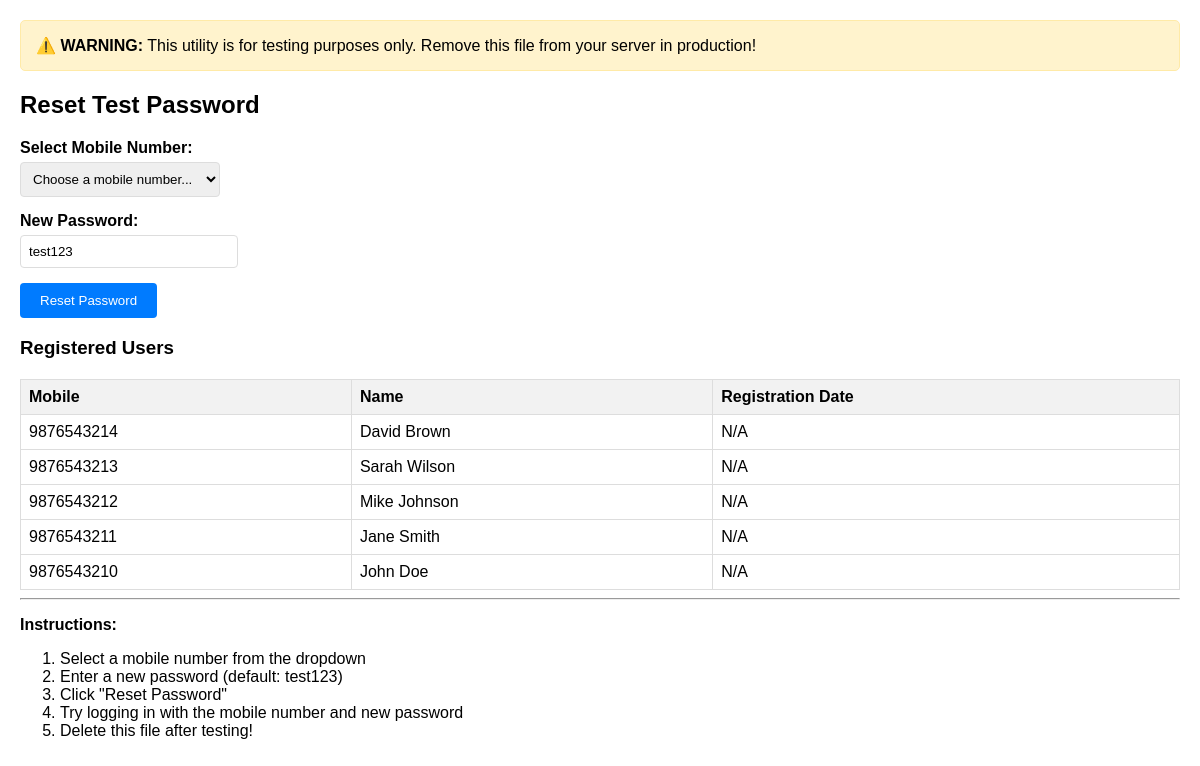
The page /reset_test_password.php on the database its author committed.
### tables this page shows
CREATE TABLE IF NOT EXISTS patient_register (
    id INT AUTO_INCREMENT PRIMARY KEY,
    mobile_no VARCHAR(15) NOT NULL,
    name VARCHAR(255) NOT NULL,
    gender ENUM('Male', 'Female', 'Other') NOT NULL,
    password VARCHAR(255) NOT NULL,
    register_date DATE DEFAULT CURRENT_DATE,
    register_time TIME DEFAULT CURRENT_TIME
);

### reset_test_password.php (the view, shortened to what this page needs)
<?php
include 'db/config.php';
$result = $conn->query("SELECT mobile_no, name FROM patient_register ORDER BY register_date DESC");
?>
<!DOCTYPE html>
<html>
<head>
</head>
<body>
    <div class="warning">
        <strong>⚠️ WARNING:</strong> This utility is for testing purposes only.
        Remove this file from your server in production!
    </div>
    <h2>Reset Test Password</h2>
    <form method="POST">
        <div class="form-group">
            <label for="mobile">Select Mobile Number:</label>
            <select name="mobile" id="mobile" required>
                <option value="">Choose a mobile number...</option>
            </select>
        </div>
        <div class="form-group">
            <label for="new_password">New Password:</label>
            <input type="text" name="new_password" id="new_password" value="test123" required>
        </div>
        <button type="submit">Reset Password</button>
    </form>
    <h3>Registered Users</h3>
    <table>
        <thead>
            <tr>
                <th>Mobile</th>
                <th>Name</th>
                <th>Registration Date</th>
            </tr>
        </thead>
        <tbody>
            <?php
            $result->data_seek(0);
            while ($row = $result->fetch_assoc()):
            ?>
                <tr>
                    <td><?php echo htmlspecialchars($row['mobile_no']); ?></td>
                    <td><?php echo htmlspecialchars($row['name']); ?></td>
                    <td><?php echo htmlspecialchars($row['register_date'] ?? 'N/A'); ?></td>
                </tr>
            <?php endwhile; ?>
        </tbody>
    </table>
    <hr>
    <p><strong>Instructions:</strong></p>
    <ol>
        <li>Select a mobile number from the dropdown</li>
        <li>Enter a new password (default: test123)</li>
        <li>Click "Reset Password"</li>
        <li>Try logging in with the mobile number and new password</li>
        <li>Delete this file after testing!</li>
    </ol>
</body>
</html>

### reset_test_password.php (style rules this page uses)
body { font-family: Arial, sans-serif; margin: 20px; }
.warning { background: #fff3cd; border: 1px solid #ffeaa7; padding: 15px; border-radius: 5px; margin-bottom: 20px; }
.form-group { margin-bottom: 15px; }
label { display: block; margin-bottom: 5px; font-weight: bold; }
input, select { padding: 8px; border: 1px solid #ddd; border-radius: 4px; width: 200px; }
button { background: #007bff; color: white; padding: 10px 20px; border: none; border-radius: 4px; cursor: pointer; }
table { border-collapse: collapse; width: 100%; margin-top: 20px; }
th, td { border: 1px solid #ddd; padding: 8px; text-align: left; }
th { background-color: #f2f2f2; }

### rows shown on the page
patient_register: mobile_no "9876543214", name "David Brown", register_date "N/A"
patient_register: mobile_no "9876543213", name "Sarah Wilson", register_date "N/A"
patient_register: mobile_no "9876543212", name "Mike Johnson", register_date "N/A"
patient_register: mobile_no "9876543211", name "Jane Smith", register_date "N/A"
patient_register: mobile_no "9876543210", name "John Doe", register_date "N/A"
